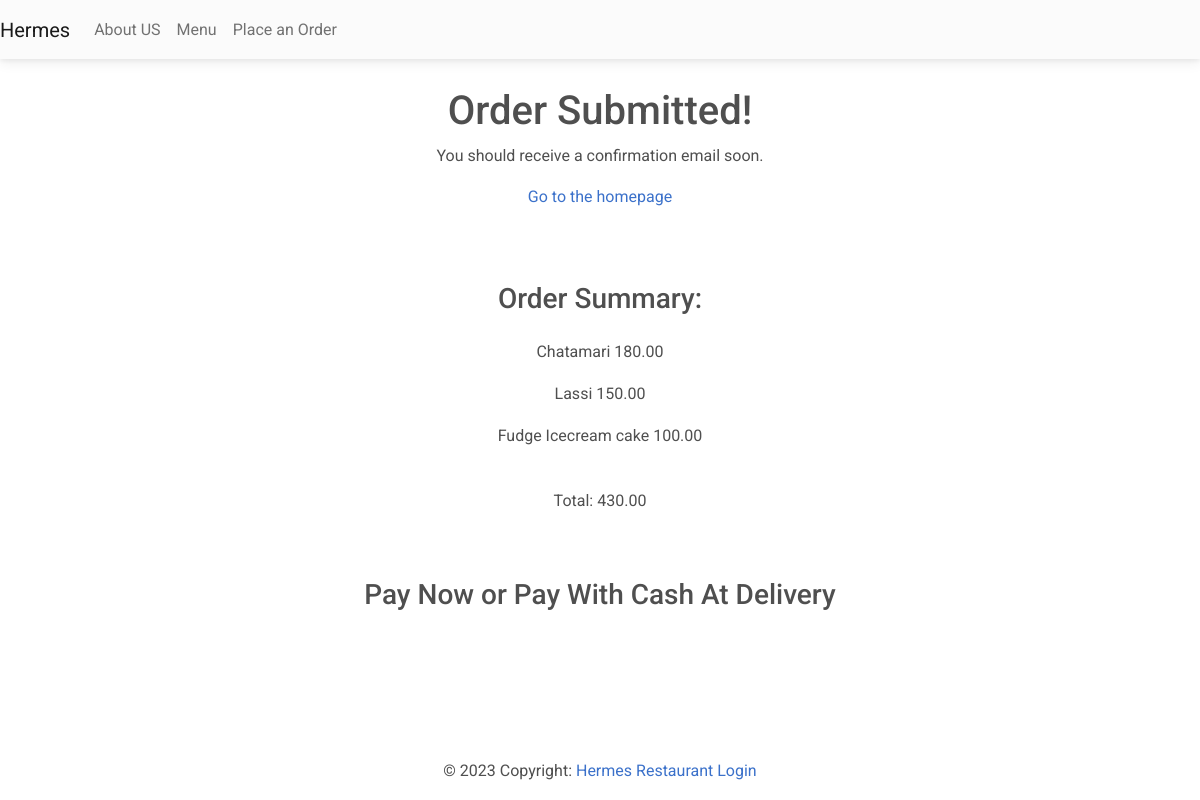
The app's page /order-confirmation/18 with its own data.
### customer/models.py (models this page shows, shortened)
class MenuItem(models.Model):
    name= models.CharField(max_length=100)
    description=models.TextField()
    image = models.ImageField(upload_to='menu_images/')
    price = models.DecimalField(max_digits=5, decimal_places=2)
    category =models.ManyToManyField('Category',related_name='item')

class OrderModel(models.Model):
    created_on = models.DateTimeField(auto_now_add=True)
    price = models.DecimalField(max_digits=7, decimal_places=2)
    items = models.ManyToManyField(
        'MenuItem', related_name='order', blank=True)
    name = models.CharField(max_length=50, blank=True)
    email = models.CharField(max_length=50, blank=True)
    address = models.CharField(max_length=50, blank=True)

### customer/views.py (the view, shortened to what this page needs)
# urls.py: path('order-confirmation/<int:pk>', OrderConfirmation.as_view(),
class OrderConfirmation(View):
    def get(self, request, pk, *args, **kwargs):
        order = OrderModel.objects.get(pk=pk)
        context = {
            'pk': order.pk,
            'items': order.items,
            'price': order.price,
        }
        return render(request, 'customer/order_confirmation.html', context)

### customer/templates/customer/order_confirmation.html (shortened to what this page needs)
{% extends 'customer/base.html' %}
{% block content %}
<div class="container mb-5">
    <div class="row justify-content-center mt-1">
        <div class="col-md-5 col-sm-12 p-4 text-center">
            <h1>Order Submitted!</h1>
            <p>You should receive a confirmation email soon.</p>
            <a href="{% url 'index' %}">Go to the homepage</a>
        </div>
    </div>
    <div class="row justify-content-center mt-5">
        <div class="col-md-5 col-sm-12 text-center">
            <h3 class="pb-3">Order Summary:</h3>
            {% for item in items.all %}
                <p>{{ item.name }} <span class="pl-3">{{ item.price }}</span></p>
            {% endfor %}
            <p class="font-weight-bold pt-4">Total: {{ price }}</p>
        </div>
    </div>
    <div class="row justify-content-center pb-2 pt-5">
        <div class="col-md-6 text-center">
            <h3>Pay Now or Pay With Cash At Delivery</h3>
        </div>
    </div>
    <div class="row justify-content-center pb-5">
    </div>
</div>
{% endblock content %}

### records on screen
MenuItem: name "Chatamari", price "180.00"
MenuItem: name "Lassi", price "150.00"
MenuItem: name "Fudge Icecream cake", price "100.00"
OrderModel: price "430.00"
